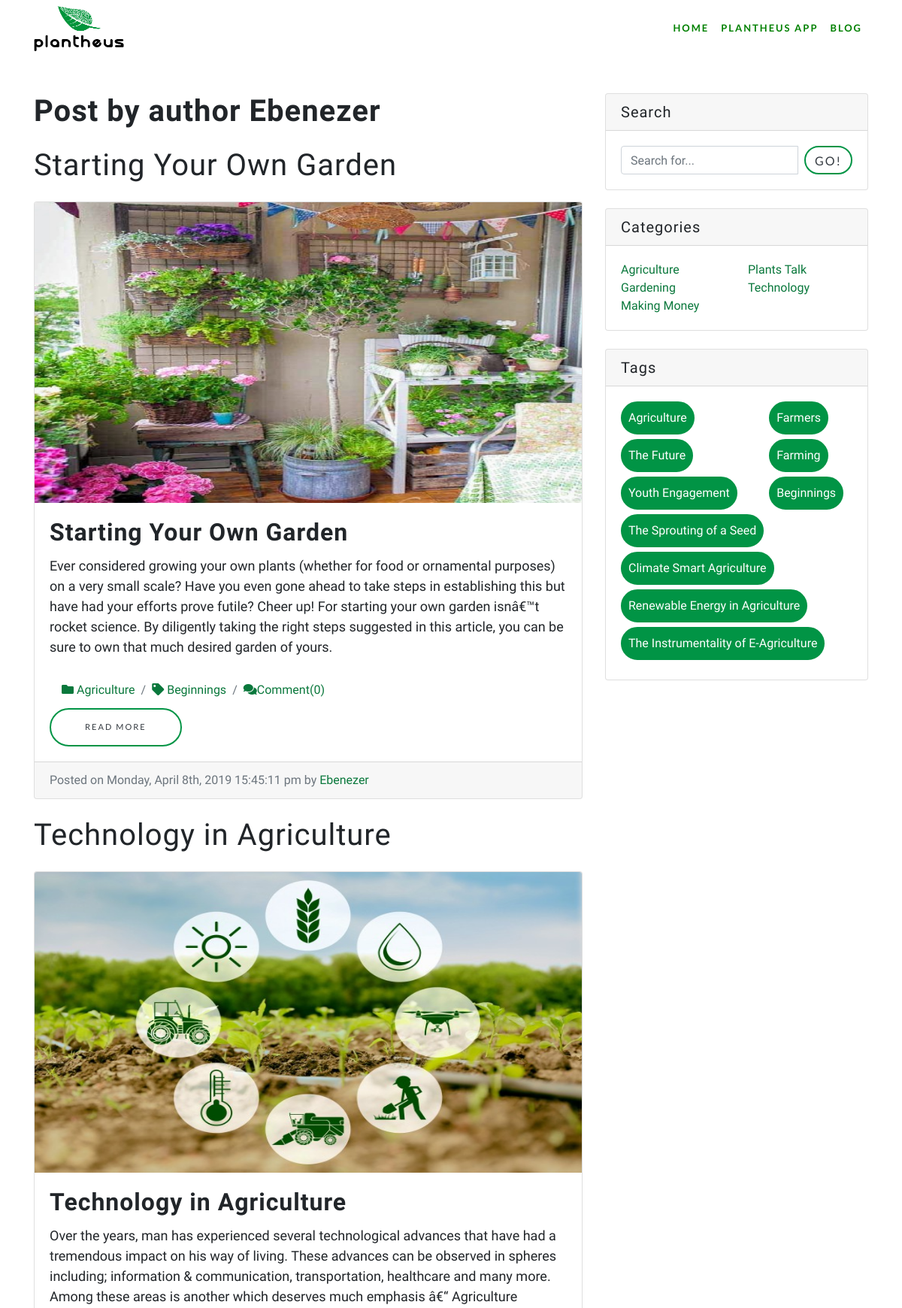
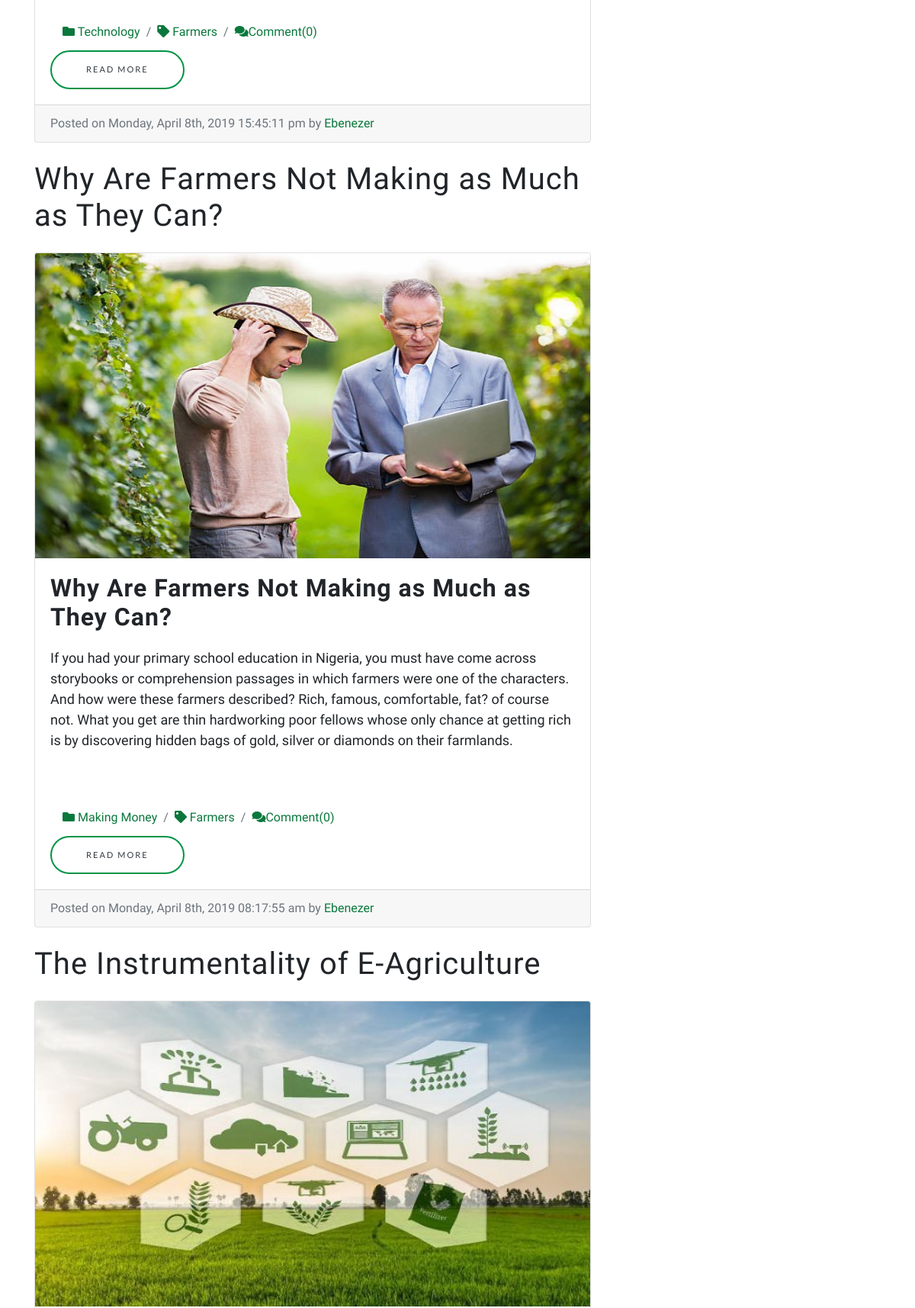
/blog/author.php?author=Ebenezer (upper part), run on the app's committed database (2 pictures, top to bottom).
### tables this page shows
CREATE TABLE IF NOT EXISTS `blog_posts` (
  `id` int(11) NOT NULL AUTO_INCREMENT,
  `category` varchar(100) NOT NULL,
  `tag` varchar(100) NOT NULL,
  `author` varchar(50) NOT NULL,
  `postTitle` varchar(225) NOT NULL,
  `postDesc` text NOT NULL,
  `postCont` text NOT NULL,
  `pdf_name` varchar(50) NOT NULL,
  `post_id` int(100) NOT NULL,
  `postDate` varchar(200) NOT NULL,
  `countcomment` varchar(200) NOT NULL,
  PRIMARY KEY (`id`)
);

### blog/author.php (the view, shortened to what this page needs)
  <?php include_once 'head.php';?>
  <?php include_once 'nav.php';
  include 'conn.php';
        $author = $_GET['author'];
        $query = mysqli_query($conn, "SELECT * FROM blog_posts where author = '$author'  ");
?>
  <div class="container">
    <div class="row">
      <div class="col-md-8">
        <h1 class="mt-4 text-bold">Post by author <?php echo $author;?>
           <?php
              if ($query->num_rows>0){
               while($rows=$query->fetch_assoc()){
                $id = $rows['postTitle'];
                $post_id = $rows['post_id'];
                $user_check_query = mysqli_query($conn, "SELECT count(*) as nt FROM blog_comments WHERE post_id = '$post_id' ");
                $count = $user_check_query->fetch_object()->nt;
                        ?>
        <h1 class="my-4"><?php echo $rows['postTitle'];?>
        </h1>
        <div class="card mb-4">
           <img class="card-img-top d-none d-sm-block d-sm-none d-md-block d-md-none d-lg-block" src="../../blogpost/pdf/<?php echo $rows['pdf_name'];?>" alt="Plantheus" height="400px">
          <div class="card-body">
            <h2 class="card-title text-bold"><?php echo $rows['postTitle'];?></h2>
            <p class="card-text"><?php echo $rows['postDesc'];?></p>
            <div class="container no-pad-left">
              <nav aria-label="breadcrumb">
                <ol class="breadcrumb justify">
                  <li class="breadcrumb-item"><a href="#"><i class="fa fa-folder"></i> <?php echo $rows['category'];?></a></li>
                  <li class="breadcrumb-item"><a href="#"><i class="fa fa-tag"></i> <?php echo $rows['tag'];?></a></li>
                  <li class="breadcrumb-item"><a href="#"><i class="fa fa-comments"></i>Comment(<?php echo $count; ?>)</a></li>
                </ol>
              </nav>
            </div>
            <a href="post.php?id=<?php echo $id;?>" class="btn btn-outline btn-xl text-dark get-app">Read More</a>
          </div>
          <div class="card-footer text-muted">
            Posted on <?php echo $rows['postDate'];?> by
            <a href="#"><?php echo $rows['author'];?></a>
          </div>
        </div>
             <?php
                  }
                  }
                    ?>
      </div>
      <?php include_once 'sidebar.php';?>
    </div>
  </div>
<?php include_once 'footer.php';?>

### blog/head.php (shortened to what this page needs)
<!DOCTYPE html>
<html lang="en">
<head>
  <link href="/plantheus/vendor/bootstrap/css/bootstrap.min.css" rel="stylesheet">
  <link href="/plantheus/vendor/fontawesome-free/css/all.min.css" rel="stylesheet">
  <link href="/plantheus/vendor/simple-line-icons/css/simple-line-icons.css" rel="stylesheet">
  <link href="/plantheus/device-mockups/device-mockups.min.css" rel="stylesheet">
  <link href="/plantheus/css/new-age.min.css" rel="stylesheet">
  <link href="/plantheus/css/blog_style.css" rel="stylesheet" type="text/css">
</head>
<body id="page-top" style="padding-top: 100px">

### blog/nav.php (shortened to what this page needs)
<nav class="navbar navbar-expand-lg navbar-light fixed-top" id="mainNav">
  <div class="container">
    <a class="navbar-brand js-scroll-trigger no-pad-top-bottom" href="#page-top"><img src="/plantheus/img/plantheus-2.png" width="120px" height="60px"></a>
    <div class="collapse navbar-collapse" id="navbarResponsive">
      <ul class="navbar-nav ml-auto">
        <li class="nav-item">
          <a class="nav-link js-scroll-trigger text-bold " href="/plantheus">Home</a>
        </li>
        <li class="nav-item">
          <a class="nav-link js-scroll-trigger text-bold" href="/plantheus/plantheus-app.html">Plantheus App</a>
        </li>
        <li class="nav-item">
          <a class="nav-link js-scroll-trigger text-bold" href="/plantheus/blog">Blog</a>
        </li>
      </ul>
    </div>
  </div>
</nav>

### blog/sidebar.php
<div class="col-lg-4">
  <div class="card my-4">
    <h5 class="card-header">Search</h5>
    <div class="card-body">
      <form method="post" action="searchresult.php">
        <div class="input-group">
          <input type="text" name="search" class="form-control" placeholder="Search for..." required="" oninvalid="setCustomValidity('Please type something in the search box')" oninput="setCustomValidity('')">&nbsp;&nbsp;
          <span class="input-group-name">
            <button class="btn btn-outline text-dark get-app form-control" type="submit" name="submit">Go!</button>
          </span>
        </div>
      </form>
    </div>
  </div>
  <div class="card my-4">
    <h5 class="card-header">Categories</h5>
    <div class="card-body">
      <div class="row">
        <div class="col-lg-6">
          <ul class="list-unstyled mb-0">
            <li>
             <a href="category.php?category=<?php echo 'Agriculture' ?>">Agriculture</a>
            </li>
            <li>
              <a href="category.php?category=<?php echo 'Gardening' ?>">Gardening</a>
            </li>
            <li>
              <a href="category.php?category=<?php echo 'Making Money' ?>">Making Money</a>
            </li>
          </ul>
        </div>
        <div class="col-lg-6">
          <ul class="list-unstyled mb-0">
            <li>
              <a href="category.php?category=<?php echo 'Plants Talk' ?>">Plants Talk</a>
            </li>
            <li>
              <a href="category.php?category=<?php echo 'Technology' ?>">Technology</a>
            </li>
          </ul>
        </div>
      </div>
    </div>
  </div>
  <div class="card my-4">
    <h5 class="card-header">Tags</h5>
    <div class="card-body">
      <div class="row">
        <div class="col-7">
          <ul class="list-unstyled mb-0">
            <li>
              <a href="category.php?category=<?php echo 'Agriculture' ?>" class="tag">Agriculture</a>
            </li>
          </ul>
        </div>
        <div class="col-5">
          <ul class="list-unstyled mb-0">
            <li>
              <a href="category.php?category=<?php echo 'Farmers' ?>" class="tag">Farmers</a>
            </li>
          </ul>
        </div>
      </div>
      <div class="row">
        <div class="col-7">
          <ul class="list-unstyled mb-0">
            <li>
              <a href="category.php?category=<?php echo 'The Future' ?>" class="tag">The Future</a>
            </li>
          </ul>
        </div>
        <div class="col-5">
          <ul class="list-unstyled mb-0">
            <li>
              <a href="category.php?category=<?php echo 'Farming' ?>" class="tag">Farming</a>
            </li>
          </ul>
        </div>
      </div>
      <div class="row">
        <div class="col-lg-7">
          <ul class="list-unstyled mb-0">
            <li>
              <a href="category.php?category=<?php echo 'Youth Engagement' ?>" class="tag">Youth Engagement</a>
            </li>
          </ul>
        </div>
        <div class="col-lg-5">
          <ul class="list-unstyled mb-0">
            <li>
              <a href="category.php?category=<?php echo 'Beginnings' ?>" class="tag">Beginnings</a>
            </li>
          </ul>
        </div>
      </div>
      <div class="row">
        <div class="col-lg-9">
          <ul class="list-unstyled mb-0">
            <li>
              <a href="category.php?category=<?php echo 'The Sprouting of a Seed' ?>" class="tag">The Sprouting of a Seed</a>
            </li>
          </ul>
        </div>
      </div>
      <div class="row">
        <div class="col-lg-12">
          <ul class="list-unstyled mb-0">
            <li>
              <a href="category.php?category=<?php echo 'Climate Smart Agriculture' ?>" class="tag">Climate Smart Agriculture</a>
            </li>
          </ul>
        </div>
      </div>
      <div class="row">
        <div class="col-lg-12">
          <ul class="list-unstyled mb-0">
            <li>
              <a href="category.php?category=<?php echo 'Renewable Energy in Agriculture' ?>" class="tag">Renewable Energy in Agriculture</a>
            </li>
          </ul>
        </div>
      </div>
      <div class="row">
        <div class="col-lg-12">
          <ul class="list-unstyled mb-0">
            <li>
              <a href="category.php?category=<?php echo 'The Instrumentality of E-Agriculture' ?>" class="tag">The Instrumentality of E-Agriculture</a>
             </li>
          </ul>
        </div>
      </div>
    </div>
  </div>
</div>

### blog/footer.php (shortened to what this page needs)
</body>
</html>

### css/blog_style.css (style rules this page uses)
.no-pad-top-bottom { padding-top: 0; padding-bottom: 0 }
.text-bold { font-weight: bold; }
@media (min-width: 992px) { #mainNav .navbar-nav>li>a, #mainNav .navbar-nav>li>a:focus { color: green; } }
#mainNav .navbar-nav>li>a { font-size: 13px; }
.get-app { border: 2px solid #019445; }
a { color: #0a783c; text-decoration-line: none!important; }
.tag { color: white; display: inline-block; border: 5px solid #019445; background-color: #019445; border-radius: 25px; padding: 5px; margin-bottom: 6px; }
.breadcrumb { background-color: transparent; border-radius: unset; margin-bottom: 0px; }
.no-pad-left { padding-left: 0px; }

### data on the page
blog_posts: postTitle "Starting Your Own Garden", pdf_name (picture), postDesc "Ever considered growing your own plants (whether for food or ornamental purposes) on a very small scale? Have you even gone ahead to take steps in establishing this but have had your efforts prove futile? Cheer up! For starting your own garden isnâ€™t rocket science. By diligently taking the right steps suggested in this article, you can be sure to own that much desired garden of yours.", category "Agriculture", tag "Beginnings", count "0", postDate "Monday, April 8th, 2019 15:45:11 pm", author "Ebenezer"
blog_posts: postTitle "Technology in Agriculture", pdf_name (picture), postDesc "Over the years, man has experienced several technological advances that have had a tremendous impact on his way of living. These advances can be observed in spheres including; information & communication, transportation, healthcare and many more. Among these areas is another which deserves much emphasis â€“ Agriculture", category "Technology", tag "Farmers", count "0", postDate "Monday, April 8th, 2019 15:45:11 pm", author "Ebenezer"
blog_posts: postTitle "Why Are Farmers Not Making as Much as They Can?", pdf_name (picture), postDesc "If you had your primary school education in Nigeria, you must have come across storybooks or comprehension passages in which farmers were one of the characters. And how were these farmers described? Rich, famous, comfortable, fat? of course not. What you get are thin hardworking poor fellows whose only chance at getting rich is by discovering hidden bags of gold, silver or diamonds on their farmlands.", category "Making Money", tag "Farmers", count "0", postDate "Monday, April 8th, 2019 08:17:55 am", author "Ebenezer"
blog_posts: postTitle "The Instrumentality of E-Agriculture", pdf_name (picture)

### other printed values
$author "Ebenezer"
